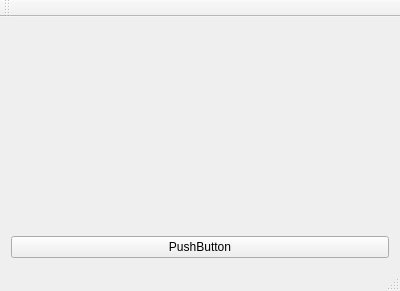
<?xml version="1.0" encoding="UTF-8"?>
<ui version="4.0">
 <class>MainWindow</class>
 <widget class="QMainWindow" name="MainWindow">
  <property name="geometry">
   <rect>
    <x>0</x>
    <y>0</y>
    <width>400</width>
    <height>291</height>
   </rect>
  </property>
  <property name="maximumSize">
   <size>
    <width>400</width>
    <height>16777215</height>
   </size>
  </property>
  <property name="windowTitle">
   <string>MainWindow</string>
  </property>
  <widget class="QWidget" name="centralWidget">
   <layout class="QVBoxLayout" name="verticalLayout">
    <property name="sizeConstraint">
     <enum>QLayout::SetNoConstraint</enum>
    </property>
    <item>
     <widget class="QCustomPlot" name="widget" native="true"/>
    </item>
    <item>
     <widget class="QPushButton" name="pushButton">
      <property name="text">
       <string>PushButton</string>
      </property>
     </widget>
    </item>
   </layout>
  </widget>
  <widget class="QMenuBar" name="menuBar">
   <property name="geometry">
    <rect>
     <x>0</x>
     <y>0</y>
     <width>400</width>
     <height>25</height>
    </rect>
   </property>
  </widget>
  <widget class="QToolBar" name="mainToolBar">
   <attribute name="toolBarArea">
    <enum>TopToolBarArea</enum>
   </attribute>
   <attribute name="toolBarBreak">
    <bool>false</bool>
   </attribute>
  </widget>
  <widget class="QStatusBar" name="statusBar"/>
 </widget>
 <layoutdefault spacing="6" margin="11"/>
 <customwidgets>
  <customwidget>
   <class>QCustomPlot</class>
   <extends>QWidget</extends>
   <header location="global">qcustomplot.h</header>
   <container>1</container>
  </customwidget>
 </customwidgets>
 <resources/>
 <connections/>
</ui>
